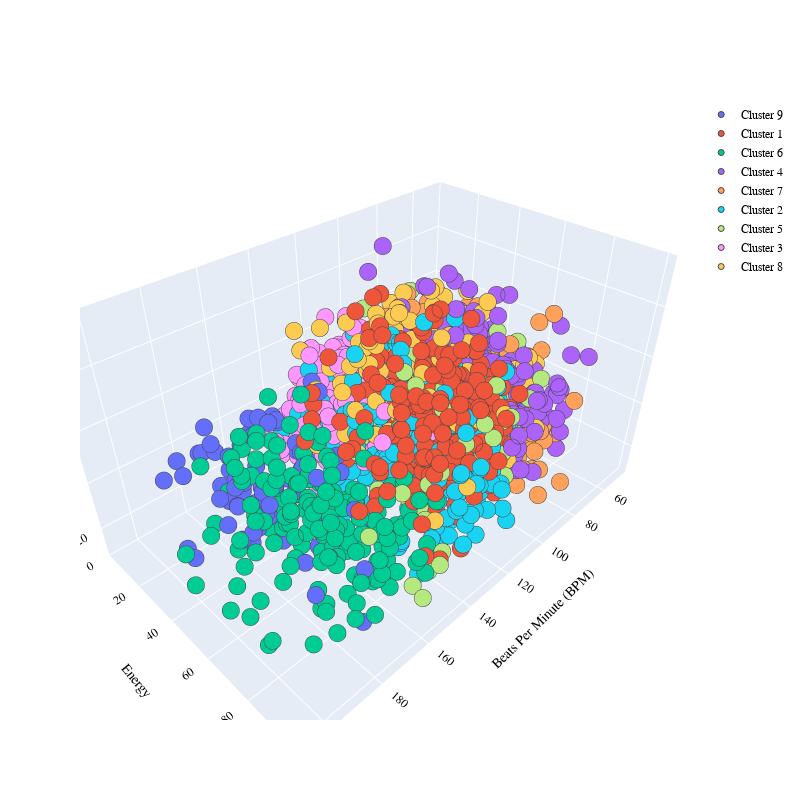

This figure's notebook cell:
### Code cell
import plotly.graph_objects as go
PLOT = go.Figure()
for i in list(data["Music Segments"].unique()):
    

    PLOT.add_trace(go.Scatter3d(x = data[data["Music Segments"]== i]['Beats Per Minute (BPM)'],
                                y = data[data["Music Segments"] == i]['Energy'],
                                z = data[data["Music Segments"] == i]['Danceability'],                        
                                mode = 'markers',marker_size = 6, marker_line_width = 1,
                                name = str(i)))
PLOT.update_traces(hovertemplate='Beats Per Minute (BPM): %{x} <br>Energy: %{y} <br>Danceability: %{z}')

    
PLOT.update_layout(width = 800, height = 800, autosize = True, showlegend = True,
                   scene = dict(xaxis=dict(title = 'Beats Per Minute (BPM)', titlefont_color = 'black'),
                                yaxis=dict(title = 'Energy', titlefont_color = 'black'),
                                zaxis=dict(title = 'Danceability', titlefont_color = 'black')),
                   font = dict(family = "Gilroy", color  = 'black', size = 12))

### Figure 1 — Plotly figure (JSON) as saved in the notebook; plotly's stock layout.template omitted (floating-point values rounded to 4 significant figures; data arrays with more than 128 entries replaced by an {"elided": "..."} marker saying what was removed)
{"data": [{"hovertemplate": "Beats Per Minute (BPM): %{x} <br>Energy: %{y} <br>Danceability: %{z}", "marker": {"line": {"width": 1}, "size": 6}, "mode": "markers", "name": "Cluster 9", "type": "scatter3d", "x": [157, 176, 178, 160, 171, 173, 159, 162, 144, 174, 179, 184, 170, 186, 151, 199, 160, 166, 184, 155, 174, 174, 161, 170, 163, 150, 155, 159, 169, 184, 167, 161, 181, 146, 169, 159, 180, 178, 177, 200, 184, 151, 178, 194, 190, 204, 159, 170, 171, 177, 172, 161, 172, 175, 156, 174, 176, 148, 174, 164, 166, 177, 167, 179, 154, 175, 172, 174, 144, 176, 170, 154, 168, 175, 168, 174], "y": [30, 74, 68, 61, 20, 30, 64, 33, 34, 6, 47, 44, 68, 40, 46, 36, 64, 29, 51, 54, 28, 13, 38, 46, 51, 66, 28, 17, 26, 34, 47, 43, 39, 31, 38, 16, 43, 34, 32, 42, 9, 32, 29, 93, 24, 41, 57, 35, 34, 55, 94, 26, 14, 45, 41, 90, 47, 48, 33, 43, 50, 21, 61, 54, 24, 10, 40, 38, 26, 91, 34, 36, 7, 76, 80, 26], "z": [53, 66, 30, 36, 34, 32, 52, 56, 64, 35, 33, 27, 44, 32, 69, 28, 59, 38, 35, 27, 36, 50, 35, 18, 49, 25, 50, 48, 47, 38, 30, 31, 36, 30, 23, 41, 22, 39, 29, 29, 39, 38, 30, 49, 45, 62, 35, 56, 28, 52, 46, 54, 39, 42, 45, 41, 35, 39, 38, 26, 40, 49, 24, 45, 50, 38, 39, 21, 36, 21, 25, 45, 17, 36, 53, 45]}, {"hovertemplate": "Beats Per Minute (BPM): %{x} <br>Energy: %{y} <br>Danceability: %{z}", "marker": {"line": {"width": 1}, "size": 6}, "mode": "markers", "name": "Cluster 1", "type": "scatter3d", "x": {"elided": "272 int values"}, "y": {"elided": "272 int values"}, "z": {"elided": "272 int values"}}, {"hovertemplate": "Beats Per Minute (BPM): %{x} <br>Energy: %{y} <br>Danceability: %{z}", "marker": {"line": {"width": 1}, "size": 6}, "mode": "markers", "name": "Cluster 6", "type": "scatter3d", "x": {"elided": "176 int values"}, "y": {"elided": "176 int values"}, "z": {"elided": "176 int values"}}, {"hovertemplate": "Beats Per Minute (BPM): %{x} <br>Energy: %{y} <br>Danceability: %{z}", "marker": {"line": {"width": 1}, "size": 6}, "mode": "markers", "name": "Cluster 4", "type": "scatter3d", "x": {"elided": "257 int values"}, "y": {"elided": "257 int values"}, "z": {"elided": "257 int values"}}, {"hovertemplate": "Beats Per Minute (BPM): %{x} <br>Energy: %{y} <br>Danceability: %{z}", "marker": {"line": {"width": 1}, "size": 6}, "mode": "markers", "name": "Cluster 7", "type": "scatter3d", "x": {"elided": "233 int values"}, "y": {"elided": "233 int values"}, "z": {"elided": "233 int values"}}, {"hovertemplate": "Beats Per Minute (BPM): %{x} <br>Energy: %{y} <br>Danceability: %{z}", "marker": {"line": {"width": 1}, "size": 6}, "mode": "markers", "name": "Cluster 2", "type": "scatter3d", "x": {"elided": "315 int values"}, "y": {"elided": "315 int values"}, "z": {"elided": "315 int values"}}, {"hovertemplate": "Beats Per Minute (BPM): %{x} <br>Energy: %{y} <br>Danceability: %{z}", "marker": {"line": {"width": 1}, "size": 6}, "mode": "markers", "name": "nan", "type": "scatter3d", "x": [], "y": [], "z": []}, {"hovertemplate": "Beats Per Minute (BPM): %{x} <br>Energy: %{y} <br>Danceability: %{z}", "marker": {"line": {"width": 1}, "size": 6}, "mode": "markers", "name": "Cluster 5", "type": "scatter3d", "x": [102, 117, 115, 92, 92, 104, 157, 107, 85, 136, 128, 136, 130, 159, 112, 104, 150, 110, 96, 81, 105, 114, 130, 139, 90, 112, 174, 131, 94, 136, 100, 84, 148, 114, 135, 111, 92, 125, 95, 147, 118, 116, 147, 130, 121, 123, 104, 100, 134, 134, 112, 78, 89, 101, 135, 125, 111, 117, 156, 92, 91, 95, 106, 133, 117, 105, 119, 117, 127, 129, 147, 117, 113, 106, 111, 144, 120, 140, 99, 120, 102, 92, 134, 103, 94, 109, 115, 84, 92, 135, 110, 106, 133, 134, 122, 127, 149, 163, 96, 85, 122, 127], "y": [88, 93, 46, 76, 69, 92, 93, 79, 76, 85, 77, 93, 32, 99, 59, 86, 93, 86, 63, 56, 86, 89, 49, 71, 66, 77, 92, 83, 75, 78, 47, 40, 60, 93, 72, 64, 88, 88, 79, 68, 89, 87, 89, 50, 76, 59, 51, 45, 51, 75, 81, 68, 64, 88, 89, 68, 74, 93, 87, 61, 82, 85, 68, 64, 92, 78, 75, 79, 96, 94, 95, 71, 45, 84, 85, 91, 32, 90, 64, 34, 72, 65, 82, 75, 52, 59, 39, 13, 29, 72, 86, 85, 80, 51, 98, 90, 90, 46, 67, 56, 72, 87], "z": [54, 38, 83, 52, 76, 66, 23, 69, 37, 58, 74, 66, 53, 24, 30, 54, 24, 50, 66, 37, 64, 59, 41, 82, 54, 65, 55, 43, 65, 45, 32, 70, 51, 41, 76, 62, 66, 56, 36, 40, 76, 55, 55, 55, 61, 76, 38, 49, 45, 29, 60, 66, 57, 54, 50, 46, 60, 52, 56, 63, 67, 60, 63, 55, 64, 55, 50, 61, 65, 70, 26, 66, 37, 46, 64, 59, 43, 23, 44, 82, 59, 48, 72, 35, 56, 57, 62, 21, 77, 27, 33, 54, 52, 41, 71, 56, 43, 36, 45, 40, 62, 41]}, {"hovertemplate": "Beats Per Minute (BPM): %{x} <br>Energy: %{y} <br>Danceability: %{z}", "marker": {"line": {"width": 1}, "size": 6}, "mode": "markers", "name": "Cluster 3", "type": "scatter3d", "x": {"elided": "178 int values"}, "y": {"elided": "178 int values"}, "z": {"elided": "178 int values"}}, {"hovertemplate": "Beats Per Minute (BPM): %{x} <br>Energy: %{y} <br>Danceability: %{z}", "marker": {"line": {"width": 1}, "size": 6}, "mode": "markers", "name": "Cluster 8", "type": "scatter3d", "x": {"elided": "188 int values"}, "y": {"elided": "188 int values"}, "z": {"elided": "188 int values"}}], "layout": {"autosize": true, "font": {"color": "black", "family": "Gilroy", "size": 12}, "height": 800, "scene": {"xaxis": {"title": {"font": {"color": "black"}, "text": "Beats Per Minute (BPM)"}}, "yaxis": {"title": {"font": {"color": "black"}, "text": "Energy"}}, "zaxis": {"title": {"font": {"color": "black"}, "text": "Danceability"}}}, "showlegend": true, "width": 800}}
